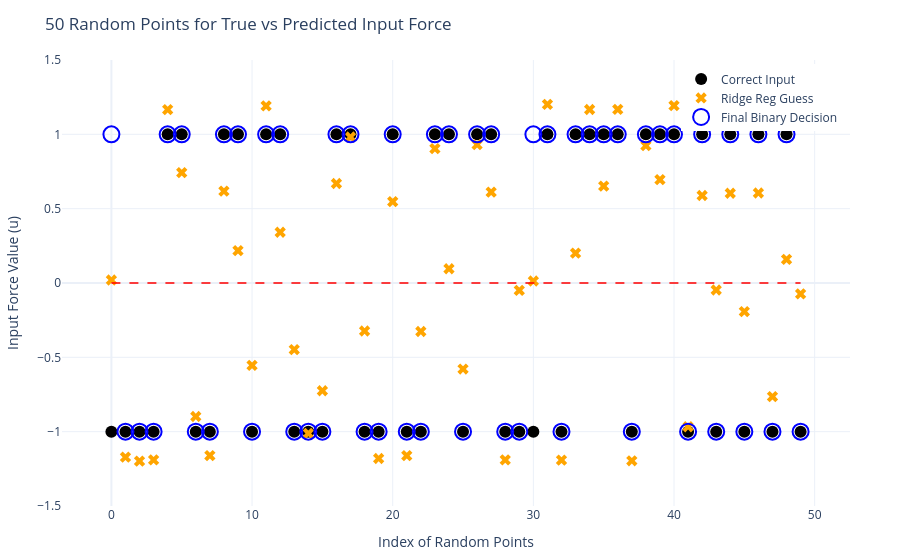

Here is the notebook cell this chart was saved with:
### Code cell
num_points_plot = 50
t_plot = np.arange(num_points_plot)

# num_points_plot = 10000
# t_plot = np.arange(num_points_plot)

# start, end = 4000, 4500
# x_3d = x[start + tau_steps : end]
# v_3d = v[start + tau_steps : end]

# true_u_slice = u[start:end]
# pred_u_raw_slice = ridge_model.predict(X[start + tau_steps: num_points_plot + tau_steps])

# Slice out the first 50 shuffled points to mirror your previous plot
u_slice_plot = y_test[:num_points_plot]
u_pred_plot = y_pred_ridge[:num_points_plot]
u_pred_disc_plot = y_pred_discrete[:num_points_plot]

fig = go.Figure()

# Right points black circles
fig.add_trace(
    go.Scatter(
        x=t_plot,
        y=u_slice_plot,
        mode="markers",
        marker=dict(color="black", size=12),
        name="Correct Input",
    )
)

# Model guess
fig.add_trace(
    go.Scatter(
        x=t_plot,
        y=u_pred_plot,
        mode="markers",
        marker=dict(color="orange", symbol="x", size=10),
        name="Ridge Reg Guess",
    )
)

# Blue circle is the right just between -1 and 1
fig.add_trace(
    go.Scatter(
        x=t_plot,
        y=u_pred_disc_plot,
        mode="markers",
        marker=dict(color="rgba(0,0,0,0)", size=16, line=dict(color="blue", width=2)),
        name="Final Binary Decision",
    )
)

# Middle
fig.add_shape(
    type="line",
    x0=0,
    y0=0,
    x1=num_points_plot - 1,
    y1=0,
    line=dict(color="red", width=1.5, dash="dash"),
)

fig.update_layout(
    title=f"{num_points_plot} Random Points for True vs Predicted Input Force",
    xaxis_title="Index of Random Points",
    yaxis_title="Input Force Value (u)",
    yaxis=dict(range=[-1.5, 1.5]),  # Expanded range to fit -1 and 1 cleanly
    template="plotly_white",
    legend=dict(yanchor="top", y=0.99, xanchor="right", x=0.99),
    margin=dict(l=50, r=50, t=60, b=50),
)

fig.show()

### Figure 1 — Plotly figure (JSON) as saved in the notebook; plotly's stock layout.template omitted (floating-point values rounded to 4 significant figures)
{"data": [{"marker": {"color": "black", "size": 12}, "mode": "markers", "name": "Correct Input", "type": "scatter", "x": [0, 1, 2, 3, 4, 5, 6, 7, 8, 9, 10, 11, 12, 13, 14, 15, 16, 17, 18, 19, 20, 21, 22, 23, 24, 25, 26, 27, 28, 29, 30, 31, 32, 33, 34, 35, 36, 37, 38, 39, 40, 41, 42, 43, 44, 45, 46, 47, 48, 49], "y": [-1, -1, -1, -1, 1, 1, -1, -1, 1, 1, -1, 1, 1, -1, -1, -1, 1, 1, -1, -1, 1, -1, -1, 1, 1, -1, 1, 1, -1, -1, -1, 1, -1, 1, 1, 1, 1, -1, 1, 1, 1, -1, 1, -1, 1, -1, 1, -1, 1, -1]}, {"marker": {"color": "orange", "size": 10, "symbol": "x"}, "mode": "markers", "name": "Ridge Reg Guess", "type": "scatter", "x": [0, 1, 2, 3, 4, 5, 6, 7, 8, 9, 10, 11, 12, 13, 14, 15, 16, 17, 18, 19, 20, 21, 22, 23, 24, 25, 26, 27, 28, 29, 30, 31, 32, 33, 34, 35, 36, 37, 38, 39, 40, 41, 42, 43, 44, 45, 46, 47, 48, 49], "y": [0.02022, -1.171, -1.198, -1.19, 1.166, 0.7424, -0.898, -1.161, 0.6176, 0.2175, -0.5537, 1.191, 0.3413, -0.448, -1.012, -0.7248, 0.6694, 0.982, -0.3226, -1.18, 0.547, -1.161, -0.3264, 0.9035, 0.09595, -0.5787, 0.9306, 0.6114, -1.19, -0.04935, 0.0135, 1.201, -1.191, 0.2008, 1.167, 0.6519, 1.168, -1.196, 0.924, 0.6952, 1.193, -0.9668, 0.5885, -0.04721, 0.6038, -0.1922, 0.6055, -0.7638, 0.1594, -0.07321]}, {"marker": {"color": "rgba(0,0,0,0)", "line": {"color": "blue", "width": 2}, "size": 16}, "mode": "markers", "name": "Final Binary Decision", "type": "scatter", "x": [0, 1, 2, 3, 4, 5, 6, 7, 8, 9, 10, 11, 12, 13, 14, 15, 16, 17, 18, 19, 20, 21, 22, 23, 24, 25, 26, 27, 28, 29, 30, 31, 32, 33, 34, 35, 36, 37, 38, 39, 40, 41, 42, 43, 44, 45, 46, 47, 48, 49], "y": [1, -1, -1, -1, 1, 1, -1, -1, 1, 1, -1, 1, 1, -1, -1, -1, 1, 1, -1, -1, 1, -1, -1, 1, 1, -1, 1, 1, -1, -1, 1, 1, -1, 1, 1, 1, 1, -1, 1, 1, 1, -1, 1, -1, 1, -1, 1, -1, 1, -1]}], "layout": {"legend": {"x": 0.99, "xanchor": "right", "y": 0.99, "yanchor": "top"}, "margin": {"b": 50, "l": 50, "r": 50, "t": 60}, "shapes": [{"line": {"color": "red", "dash": "dash", "width": 1.5}, "type": "line", "x0": 0, "x1": 49, "y0": 0, "y1": 0}], "title": {"text": "50 Random Points for True vs Predicted Input Force"}, "xaxis": {"title": {"text": "Index of Random Points"}}, "yaxis": {"range": [-1.5, 1.5], "title": {"text": "Input Force Value (u)"}}}}
